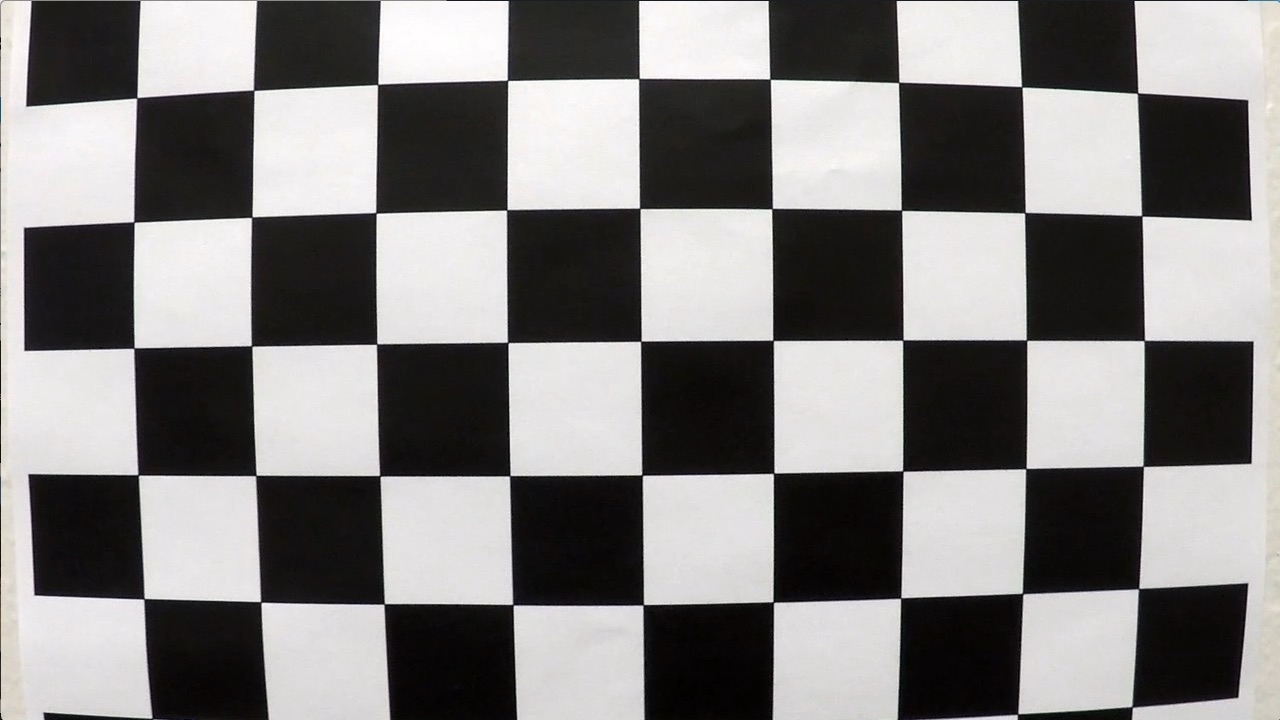
#> input picture CarND-Advanced-Lane-Lines/camera_cal/calibration1.jpg, 1280 x 720 px; its folder holds only this picture in this run
$ jupyter execute --allow-errors Advanced_LaneLines_Project.ipynb   (older library calls are emulated)
#> lines starting #> are read from the running program, lines starting #| are printed output that depends on the picture; after the words box and inside, x2 and y2 are one past the last pixel; in counts of white or black regions, pixels touching at a corner belong together
[cell 1]
import cv2
import matplotlib.pyplot as plt
import matplotlib.image as mpimg
import numpy as np
import glob
import random

#Import Libraries

#   Printing the some calibration images

Creating a list using glob and printing 3 random images

[cell 2]
calib_list = glob.glob("D:\\Udacity_SDCND\\CarND-Advanced-Lane-Lines\\camera_cal\*.jpg")
list = random.sample(range(1,20),3)
fig,axes = plt.subplots(1,3,figsize=(24,9))
cntr =0
#> (the rest of this cell did not finish here and is left out)

# Calibrating the Images

Got all the image paths using glob , iterating through all images
Using the code from tutorial , get cameramatrix using OpenCv Calibrate Camera

[cell 3]
nx = 9
ny = 6

objpoints = []
imgpoints = []

objp = np.zeros((nx*ny,3), np.float32)
objp[:,:2] = np.mgrid[0:nx,0:ny].T.reshape(-1,2)

for image in calib_list:
    img = mpimg.imread(image)
#> img is the input picture: shape (720, 1280, 3); mean R, G, B 130.1, 128.4, 127.8
    gray = cv2.cvtColor(img, cv2.COLOR_RGB2GRAY)
    ret, corners = cv2.findChessboardCorners(gray, (nx,ny), None)
#> ret = False; corners = None
    if ret==True:
        objpoints.append(objp)
        imgpoints.append(corners)

#Compute CameraMatrix , Distortion Coefficeints using object points and image points obtained from above
#> (the rest of this cell did not finish here and is left out)

# Distortion Correction

Using Camera Matrix , Distortion Coefficients obtained above apply undistortion to all the images
Showing Sample of Undistorted Image

#> (a cell that did not finish here is left out)

# Gradients and Threshold

[cell 5]
def color_gradient(img):

    img = cv2.undistort(img, mtx, dist, None, mtx)

    # convert to gray scale
    gray = cv2.cvtColor(img, cv2.COLOR_RGB2GRAY)

    #Get the shape of the image
    ht, wd = gray.shape

    # Apply sobel in the x direction
    sobelx_binary = abs_sobel_thresh(gray, 'x', 10, 200)

    # Apply the directional threshold for edge detection
    direction_binary = dir_threshold(gray, thresh=(np.pi/6, np.pi/2))

    # Combining Sobelx and Direction binary
    combined_binary = ((sobelx_binary == 1) & (direction_binary == 1))

    # R & G thresholds so that yellow lanes are detected well.
    color_threshold = 150
    R = img[:,:,0]
    G = img[:,:,1]
    color_combined = np.zeros_like(R)
    r_g_condition = (R > color_threshold) & (G > color_threshold)


    # color channel thresholds
    hls = cv2.cvtColor(img, cv2.COLOR_RGB2HLS)
    S = hls[:,:,2]
    L = hls[:,:,1]

    # S channel performs well for detecting bright yellow and white lanes
    s_thresh = (100, 255)
    s_condition = (S > s_thresh[0]) & (S <= s_thresh[1])

    # We put a threshold on the L channel to avoid pixels which have shadows and as a result darker.
    l_thresh = (120, 255)
    l_condition = (L > l_thresh[0]) & (L <= l_thresh[1])

    # Combining all the thresholds
    color_combined[(r_g_condition & l_condition) & (s_condition | combined_binary)] = 1

    # apply the region of interest mask
    mask = np.zeros_like(color_combined)
    region_of_interest_vertices = np.array([[0,ht-1], [wd/2, int(0.5*ht)], [wd-1, ht-1]], dtype=np.int32)
    cv2.fillPoly(mask, [region_of_interest_vertices], 1)
    final_output = cv2.bitwise_and(color_combined, mask)
    return final_output

#Apply Sobel
# [33 lines left out: functions abs_sobel_thresh, mag_thresh, dir_threshold, not called in this run]

Example of Combined Binary Thresholded Image

[cell 6]
img = mpimg.imread("D:\\Udacity_SDCND\\CarND-Advanced-Lane-Lines\\test_images\\straight_lines1.jpg")
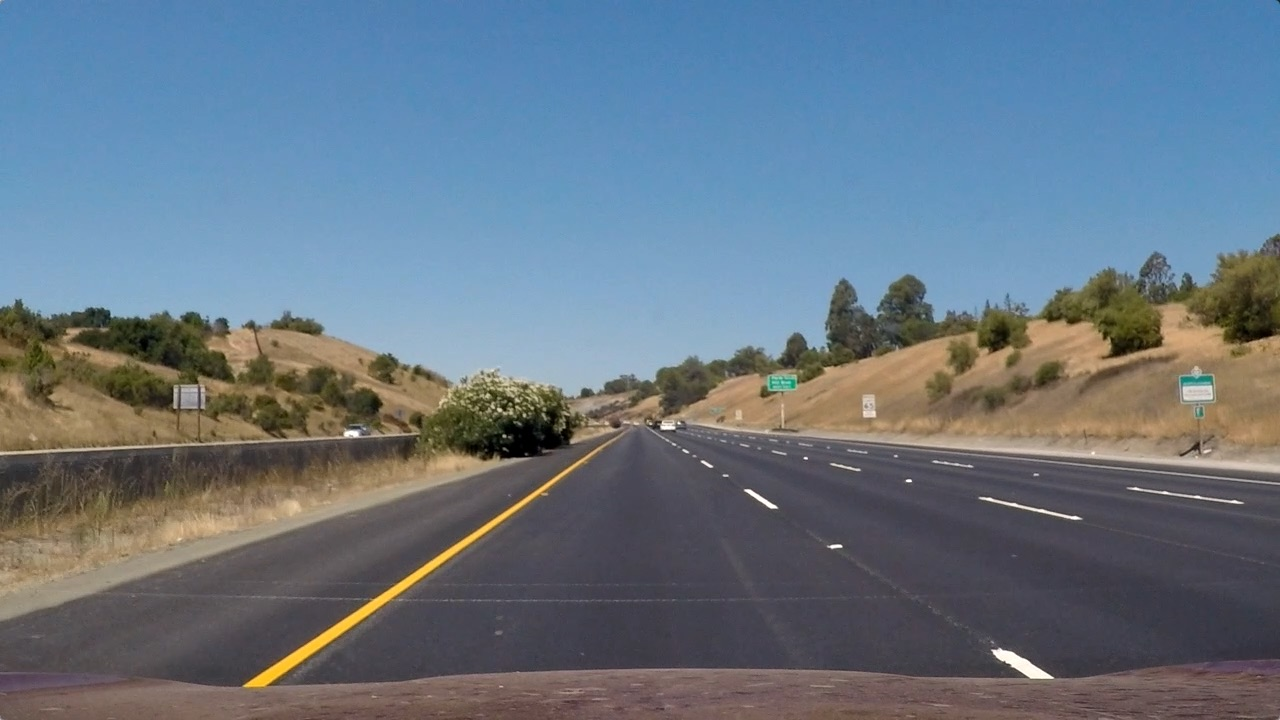
#> input picture CarND-Advanced-Lane-Lines/test_images/straight_lines1.jpg, 1280 x 720 px, found by its file name
#> img is the input picture: shape (720, 1280, 3); mean R, G, B 103.2, 117.7, 131.2
#> (the rest of this cell did not finish here and is left out)

# Perspective Transform : Bird's Eye View

Get the Bird's Eye view of Combined Binary Thresholded Image by changing the perspective
By doing this we get the parallel lines
Using the tutorial code

[cell 7]
# Source Points calculated manually
leftbottm = [220,720]
rightbottom = [1120, 720]
leftop = [570, 470]
righttop = [722, 470]

src = np.float32([leftbottm,rightbottom,righttop,leftop])

srcpts = np.array([leftbottm,rightbottom,righttop,leftop], np.int32)
srcpts = srcpts.reshape((-1,1,2))
copy = img.copy()
cv2.polylines(copy,[srcpts],True,(255,0,0), thickness=3)
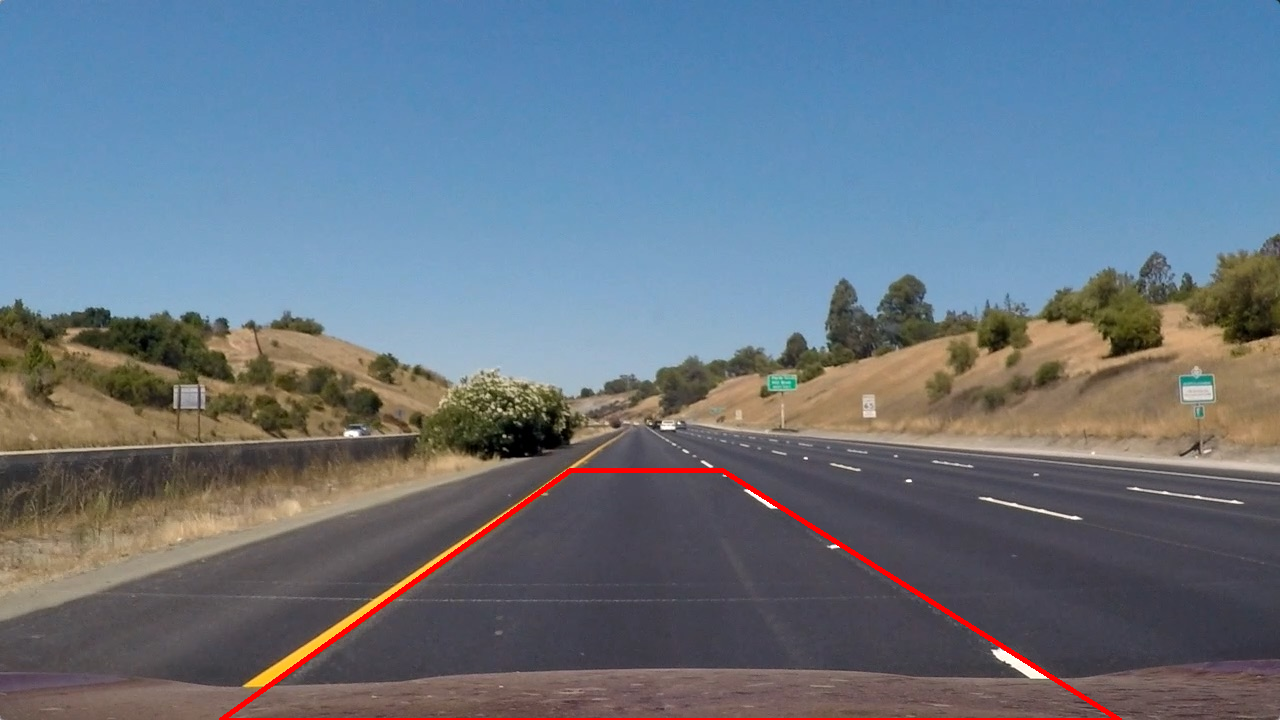
#> copy: shape (720, 1280, 3); 0.78% of pixels changed, all inside (x1, y1, x2, y2) = (219, 468, 1122, 720)

# Destination points
leftbottm = [320,720]
rightbottom = [920, 720]
leftop = [320, 5]
righttop = [920, 1]

dst = np.float32([leftbottm,rightbottom,righttop,leftop])
img_p = cv2.getPerspectiveTransform(src, dst)
img_p_inv = cv2.getPerspectiveTransform(dst, src)

#> (the rest of this cell did not finish here and is left out)

# Lane Finding : Using Histogram Technique

Plot histogram for the warped image ,each peak in the histogram indicates lane line

#> (a cell that did not finish here is left out)

#> (a cell that did not finish here is left out)

Visualize the Result

#> (a cell that did not finish here is left out)

Measuring the Curvature

[cell 11]
# [10 lines left out: function cal_curvature_radius, not called in this run]

#> (the rest of this cell did not finish here and is left out)

Apply back the results to Original image

#> (a cell that did not finish here is left out)

# Final Pipeline

[cell 13]
# Some global variables
left_lines=None
right_lines=None

past_leftlines = []
past_rightlines = []

meandifference_btwn_lines = 0

# [122 lines left out: functions get_line_predictions, findlanes_usinghistogram, get_averaged_line, mean_distance_btwn_lines, not called in this run]


def pipeline_final(img):
    #Variables to store polynomial coefficients for the detected lines
    global left_lines
    global right_lines

    # Variables to store line coordinates in the previous frames
    global past_rightlines
    global past_leftlines

    #Variable containing the running average of difference between the lines
    global meandifference_btwn_lines

    img_shape = img.shape
#> img_shape = (720, 1280, 3)
    img_size = (img_shape[1], img_shape[0])
#> img_size = (1280, 720)

    # Get Thresholded Gradient Image
    thresholded = color_gradient(img)

    # Perform perspective transform
    warped = cv2.warpPerspective(thresholded, img_p, img_size , flags=cv2.INTER_LINEAR)

    out_img = np.dstack((warped, warped, warped))*255

    non_zeros = warped.nonzero()
    non_zeros_y = non_zeros[0]
    non_zeros_x = non_zeros[1]

    num_rows = warped.shape[0]
    y_points = np.linspace(0, num_rows-1, num_rows)

    if (left_lines is None) or (right_lines is None):
        #Check if the lanes from the previous frame are not found then find the lanes using histogram technique
        blnfindlanes = True
        left_x_predictions, right_x_predictions = findlanes_usinghistogram(warped)
    else:
        blnfindlanes = False
        margin = 100
        left_x_predictions = left_lines[0]*non_zeros_y**2 + left_lines[1]*non_zeros_y + left_lines[2]
        left_coordinates = ((non_zeros_x >= left_x_predictions - margin) & (non_zeros_x <= left_x_predictions + margin)).nonzero()[0]

        right_x_predictions = right_lines[0]*non_zeros_y**2 + right_lines[1]*non_zeros_y + right_lines[2]
        right_coordinates = ((non_zeros_x >= right_x_predictions - margin) & (non_zeros_x <= right_x_predictions + margin)).nonzero()[0]

        left_x_predictions, right_x_predictions = get_line_predictions(non_zeros_x, non_zeros_y, left_coordinates, right_coordinates, num_rows)

    if (left_x_predictions is None or right_x_predictions is None):
        if not blnfindlanes:
            left_x_predictions, right_x_predictions = findlanes_usinghistogram(warped)

    bad_lines = False

    if (left_x_predictions is None or right_x_predictions is None):
        bad_lines = True
    else:
        mean_difference = np.mean(right_x_predictions - left_x_predictions)

        if meandifference_btwn_lines == 0:
            meandifference_btwn_lines = mean_difference

        if (mean_difference < 0.7*meandifference_btwn_lines or mean_difference > 1.3*meandifference_btwn_lines):
            bad_lines = True
            if not blnfindlanes:
                left_x_predictions, right_x_predictions = findlanes_usinghistogram(warped)
                if (left_x_predictions is None or right_x_predictions is None):
                    bad_lines = True
                else:
                    mean_difference = np.mean(right_x_predictions - left_x_predictions)
                    if (mean_difference < 0.7*meandifference_btwn_lines or mean_difference > 1.3*meandifference_btwn_lines):
                        bad_lines = True
                    else:
                        bad_lines = False
        else:
            bad_lines = False

    if bad_lines:
        left_lines = None
        right_lines = None
        if len(left_lines) == 0 and len(right_lines) == 0:
            return img
        else:
            left_x_predictions = left_lines[-1]
            right_x_predictions = right_lines[-1]
    else:
        past_leftlines, left_x_predictions = get_averaged_line(past_leftlines, left_x_predictions)
        past_rightlines, right_x_predictions = get_averaged_line(past_rightlines, right_x_predictions)
        mean_difference = np.mean(right_x_predictions - left_x_predictions)
        meandifference_btwn_lines = 0.9*meandifference_btwn_lines + 0.1*mean_difference

    left_line_window = np.array(np.transpose(np.vstack([left_x_predictions, y_points])))
    right_line_window = np.array(np.flipud(np.transpose(np.vstack([right_x_predictions, y_points]))))

    # Calculate the radius of curvature
    left_curve_rad = cal_curvature_radius(left_x_predictions)
    right_curve_rad = cal_curvature_radius(right_x_predictions)
    average_curve_rad = (left_curve_rad + right_curve_rad)/2
    curvature_string = "Radius of curvature: %.2f m" % average_curve_rad

    # Calculate the offset from the center
    lane_center = (right_x_predictions[num_rows-1] + left_x_predictions[num_rows-1])/2
    xm_per_pix = 3.7/700 # meters per pixel in x dimension
    center_offset_pixels = abs(img_size[0]/2 - lane_center)
    center_offset_mtrs = xm_per_pix*center_offset_pixels
    offset_string = "Center offset: %.2f m" % center_offset_mtrs

    poly_points = np.vstack([left_line_window, right_line_window])

    cv2.fillPoly(out_img, np.int_([poly_points]), [0,255, 0])

    unwarped = cv2.warpPerspective(out_img, img_p_inv, img_size , flags=cv2.INTER_LINEAR)

    result = cv2.addWeighted(img, 1, unwarped, 0.3, 0)

    cv2.putText(result,curvature_string , (100, 90), cv2.FONT_HERSHEY_SIMPLEX, 1.5, (255,255,255), thickness=2)
    cv2.putText(result, offset_string, (100, 150), cv2.FONT_HERSHEY_SIMPLEX, 1.5, (255,255,255), thickness=2)

    return result
